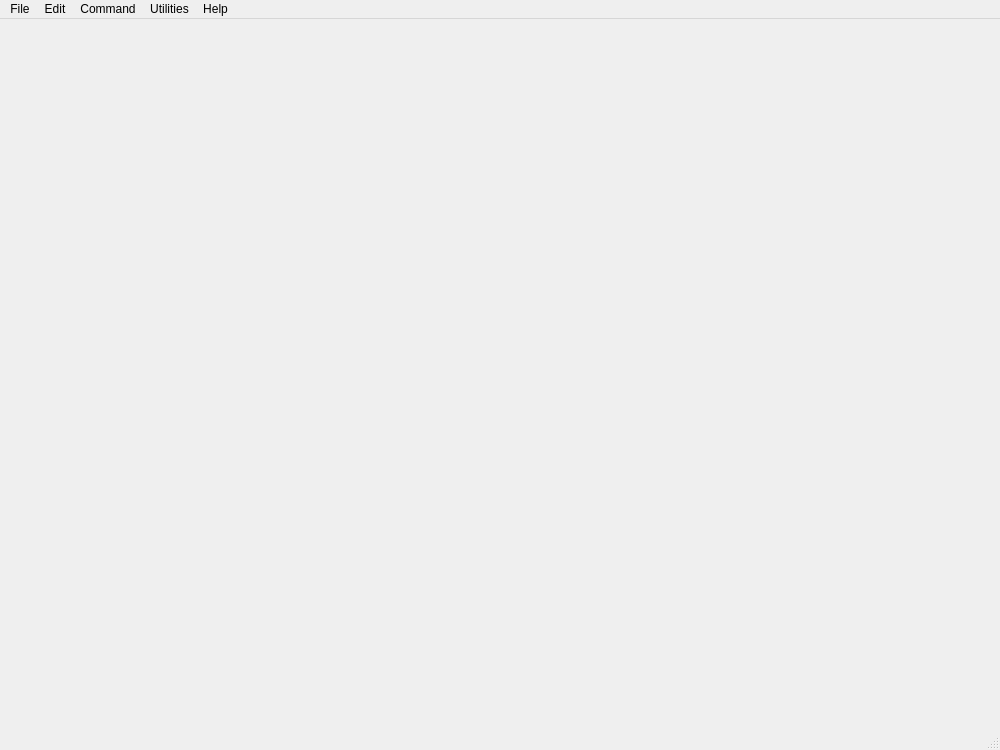
<?xml version="1.0" encoding="UTF-8"?>
<ui version="4.0">
 <class>MainWindowClass</class>
 <widget class="QMainWindow" name="MainWindowClass">
  <property name="geometry">
   <rect>
    <x>0</x>
    <y>0</y>
    <width>1000</width>
    <height>750</height>
   </rect>
  </property>
  <property name="windowTitle">
   <string>Hercules Studio</string>
  </property>
  <widget class="QWidget" name="centralwidget"/>
  <widget class="QMenuBar" name="menubar">
   <property name="geometry">
    <rect>
     <x>0</x>
     <y>0</y>
     <width>1000</width>
     <height>26</height>
    </rect>
   </property>
   <widget class="QMenu" name="menuFile">
    <property name="title">
     <string>File</string>
    </property>
    <addaction name="actionNew"/>
    <addaction name="actionOpen_configuration"/>
    <addaction name="actionEditConfig"/>
    <addaction name="separator"/>
    <addaction name="actionSave"/>
    <addaction name="actionSave_As"/>
    <addaction name="separator"/>
    <addaction name="actionExit"/>
   </widget>
   <widget class="QMenu" name="menuView">
    <property name="title">
     <string>Edit</string>
    </property>
    <addaction name="actionViewControls"/>
    <addaction name="actionViewDevices"/>
    <addaction name="actionViewCommand"/>
    <addaction name="separator"/>
    <addaction name="actionView_32_bit_General_Registers"/>
    <addaction name="actionView_32_bit_Control_Registers"/>
    <addaction name="actionView_32_bit_Floating_Point_Registers"/>
    <addaction name="actionView_32_bit_Access_Registers"/>
    <addaction name="actionView_64_bit_General_Registers"/>
    <addaction name="actionView_64_bit_Control_Registers"/>
    <addaction name="actionView_64_bit_Floating_Point_Registers"/>
    <addaction name="actionView_PSW"/>
    <addaction name="separator"/>
    <addaction name="actionDelete_messages"/>
    <addaction name="actionSave_messages"/>
    <addaction name="separator"/>
    <addaction name="actionPreferences"/>
   </widget>
   <widget class="QMenu" name="menuCommand">
    <property name="title">
     <string>Command</string>
    </property>
    <addaction name="actionPower_on"/>
    <addaction name="actionPower_off"/>
    <addaction name="actionIPL_Load"/>
    <addaction name="separator"/>
    <addaction name="actionStart"/>
    <addaction name="actionStop"/>
    <addaction name="separator"/>
    <addaction name="actionExtInterrupt"/>
    <addaction name="actionStore_status"/>
    <addaction name="actionPSW_Restart"/>
   </widget>
   <widget class="QMenu" name="menuUtilities">
    <property name="title">
     <string>Utilities</string>
    </property>
    <addaction name="actionDasdinit"/>
    <addaction name="actionDasdconv"/>
    <addaction name="actionDasdcopy"/>
    <addaction name="actionDasdload"/>
    <addaction name="actionDasdisup"/>
    <addaction name="actionDasdls"/>
    <addaction name="actionDasdcat"/>
    <addaction name="separator"/>
    <addaction name="actionTapemap"/>
    <addaction name="actionTapesplit"/>
    <addaction name="actionTapecopy"/>
    <addaction name="separator"/>
    <addaction name="actionHetinit"/>
    <addaction name="actionHetmap"/>
    <addaction name="actionHetupd"/>
    <addaction name="actionHetget"/>
   </widget>
   <widget class="QMenu" name="menuHelp">
    <property name="title">
     <string>Help</string>
    </property>
    <addaction name="actionAbout"/>
   </widget>
   <addaction name="menuFile"/>
   <addaction name="menuView"/>
   <addaction name="menuCommand"/>
   <addaction name="menuUtilities"/>
   <addaction name="menuHelp"/>
  </widget>
  <widget class="QStatusBar" name="statusbar"/>
  <action name="actionOpen_configuration">
   <property name="icon">
    <iconset resource="HercStudio.qrc">
     <normaloff>:/icons/16x16/iconOpen.png</normaloff>:/icons/16x16/iconOpen.png</iconset>
   </property>
   <property name="text">
    <string>Open configuration...</string>
   </property>
  </action>
  <action name="actionEditConfig">
   <property name="icon">
    <iconset resource="HercStudio.qrc">
     <normaloff>:/icons/16x16/iconEdit.png</normaloff>:/icons/16x16/iconEdit.png</iconset>
   </property>
   <property name="text">
    <string>Edit configuration...</string>
   </property>
  </action>
  <action name="actionExit">
   <property name="icon">
    <iconset resource="HercStudio.qrc">
     <normaloff>:/icons/16x16/iconExit.png</normaloff>:/icons/16x16/iconExit.png</iconset>
   </property>
   <property name="text">
    <string>Exit</string>
   </property>
  </action>
  <action name="actionViewControls">
   <property name="checkable">
    <bool>true</bool>
   </property>
   <property name="checked">
    <bool>true</bool>
   </property>
   <property name="icon">
    <iconset resource="HercStudio.qrc">
     <normaloff>:/icons/16x16/iconControl.png</normaloff>:/icons/16x16/iconControl.png</iconset>
   </property>
   <property name="text">
    <string>View Controls</string>
   </property>
  </action>
  <action name="actionViewDevices">
   <property name="checkable">
    <bool>true</bool>
   </property>
   <property name="checked">
    <bool>true</bool>
   </property>
   <property name="icon">
    <iconset resource="HercStudio.qrc">
     <normaloff>:/icons/yellowhigh.png</normaloff>:/icons/yellowhigh.png</iconset>
   </property>
   <property name="text">
    <string>View Devices</string>
   </property>
  </action>
  <action name="actionPreferences">
   <property name="icon">
    <iconset resource="HercStudio.qrc">
     <normaloff>:/icons/16x16/iconPreferences.png</normaloff>:/icons/16x16/iconPreferences.png</iconset>
   </property>
   <property name="text">
    <string>Preferences...</string>
   </property>
  </action>
  <action name="actionDelete_messages">
   <property name="icon">
    <iconset resource="HercStudio.qrc">
     <normaloff>:/icons/16x16/iconDeleteMessages.png</normaloff>:/icons/16x16/iconDeleteMessages.png</iconset>
   </property>
   <property name="text">
    <string>Delete messages</string>
   </property>
  </action>
  <action name="actionSave_messages">
   <property name="icon">
    <iconset resource="HercStudio.qrc">
     <normaloff>:/icons/16x16/iconSave.png</normaloff>:/icons/16x16/iconSave.png</iconset>
   </property>
   <property name="text">
    <string>Save messages</string>
   </property>
  </action>
  <action name="actionPower_on">
   <property name="icon">
    <iconset resource="HercStudio.qrc">
     <normaloff>:/icons/16x16/iconPoweron.png</normaloff>:/icons/16x16/iconPoweron.png</iconset>
   </property>
   <property name="text">
    <string>Power on</string>
   </property>
  </action>
  <action name="actionPower_off">
   <property name="icon">
    <iconset resource="HercStudio.qrc">
     <normaloff>:/icons/16x16/iconPoweroff.png</normaloff>:/icons/16x16/iconPoweroff.png</iconset>
   </property>
   <property name="text">
    <string>Power off</string>
   </property>
  </action>
  <action name="actionIPL_Load">
   <property name="icon">
    <iconset resource="HercStudio.qrc">
     <normaloff>:/icons/16x16/iconIpl.png</normaloff>:/icons/16x16/iconIpl.png</iconset>
   </property>
   <property name="text">
    <string>IPL/Load</string>
   </property>
  </action>
  <action name="actionStart">
   <property name="icon">
    <iconset resource="HercStudio.qrc">
     <normaloff>:/icons/16x16/iconStart.png</normaloff>:/icons/16x16/iconStart.png</iconset>
   </property>
   <property name="text">
    <string>Start</string>
   </property>
  </action>
  <action name="actionStop">
   <property name="icon">
    <iconset resource="HercStudio.qrc">
     <normaloff>:/icons/16x16/iconStop.png</normaloff>:/icons/16x16/iconStop.png</iconset>
   </property>
   <property name="text">
    <string>Stop</string>
   </property>
  </action>
  <action name="actionExtInterrupt">
   <property name="icon">
    <iconset resource="HercStudio.qrc">
     <normaloff>:/icons/16x16/iconInterrupt.png</normaloff>:/icons/16x16/iconInterrupt.png</iconset>
   </property>
   <property name="text">
    <string>Interrupt</string>
   </property>
  </action>
  <action name="actionStore_status">
   <property name="icon">
    <iconset resource="HercStudio.qrc">
     <normaloff>:/icons/16x16/iconStoreStatus.png</normaloff>:/icons/16x16/iconStoreStatus.png</iconset>
   </property>
   <property name="text">
    <string>Store status</string>
   </property>
  </action>
  <action name="actionPSW_Restart">
   <property name="icon">
    <iconset resource="HercStudio.qrc">
     <normaloff>:/icons/16x16/iconPswRestart.png</normaloff>:/icons/16x16/iconPswRestart.png</iconset>
   </property>
   <property name="text">
    <string>PSW Restart</string>
   </property>
  </action>
  <action name="actionDevice_Interrupt">
   <property name="text">
    <string>Device Interrupt</string>
   </property>
  </action>
  <action name="actionDisplay_Alter_storage">
   <property name="enabled">
    <bool>false</bool>
   </property>
   <property name="text">
    <string>Display/Alter storage</string>
   </property>
  </action>
  <action name="actionLoad_Reader">
   <property name="text">
    <string>Load reader</string>
   </property>
  </action>
  <action name="actionLoad_Tape">
   <property name="text">
    <string>Load tape</string>
   </property>
  </action>
  <action name="actionUnload_tape">
   <property name="text">
    <string>Unload tape</string>
   </property>
  </action>
  <action name="actionDasdinit">
   <property name="enabled">
    <bool>true</bool>
   </property>
   <property name="icon">
    <iconset resource="HercStudio.qrc">
     <normaloff>:/icons/16x16/dasdinit.png</normaloff>:/icons/16x16/dasdinit.png</iconset>
   </property>
   <property name="text">
    <string>Dasdinit...</string>
   </property>
   <property name="toolTip">
    <string>Dasdinit</string>
   </property>
  </action>
  <action name="actionDasdconv">
   <property name="enabled">
    <bool>true</bool>
   </property>
   <property name="icon">
    <iconset resource="HercStudio.qrc">
     <normaloff>:/icons/16x16/dasdconv.png</normaloff>:/icons/16x16/dasdconv.png</iconset>
   </property>
   <property name="text">
    <string>Dasdconv...</string>
   </property>
  </action>
  <action name="actionDasdcopy">
   <property name="icon">
    <iconset resource="HercStudio.qrc">
     <normaloff>:/icons/16x16/dasdcopy.png</normaloff>:/icons/16x16/dasdcopy.png</iconset>
   </property>
   <property name="text">
    <string>Dasdcopy...</string>
   </property>
  </action>
  <action name="actionDasdload">
   <property name="icon">
    <iconset resource="HercStudio.qrc">
     <normaloff>:/icons/16x16/dasdload.png</normaloff>:/icons/16x16/dasdload.png</iconset>
   </property>
   <property name="text">
    <string>Dasdload...</string>
   </property>
  </action>
  <action name="actionDasdisup">
   <property name="icon">
    <iconset resource="HercStudio.qrc">
     <normaloff>:/icons/16x16/dasdisup.png</normaloff>:/icons/16x16/dasdisup.png</iconset>
   </property>
   <property name="text">
    <string>Dasdisup...</string>
   </property>
  </action>
  <action name="actionDasdls">
   <property name="icon">
    <iconset resource="HercStudio.qrc">
     <normaloff>:/icons/16x16/dasdls.png</normaloff>:/icons/16x16/dasdls.png</iconset>
   </property>
   <property name="text">
    <string>Dasdls...</string>
   </property>
  </action>
  <action name="actionDasdcat">
   <property name="icon">
    <iconset resource="HercStudio.qrc">
     <normaloff>:/icons/16x16/dasdcat.png</normaloff>:/icons/16x16/dasdcat.png</iconset>
   </property>
   <property name="text">
    <string>Dasdcat...</string>
   </property>
  </action>
  <action name="actionDasdpdsu">
   <property name="text">
    <string>Dasdpdsu...</string>
   </property>
  </action>
  <action name="actionDmap2hrc">
   <property name="text">
    <string>Dmap2hrc...</string>
   </property>
  </action>
  <action name="actionCckdcdsk">
   <property name="text">
    <string>Cckdcdsk...</string>
   </property>
  </action>
  <action name="actionCckdcomp">
   <property name="text">
    <string>Cckdcomp...</string>
   </property>
  </action>
  <action name="actionCckdswap">
   <property name="text">
    <string>Cckdswap...</string>
   </property>
  </action>
  <action name="actionTapemap">
   <property name="text">
    <string>Tapemap...</string>
   </property>
  </action>
  <action name="actionTapesplit">
   <property name="text">
    <string>Tapesplit...</string>
   </property>
  </action>
  <action name="actionTapecopy">
   <property name="text">
    <string>Tapecopy...</string>
   </property>
  </action>
  <action name="actionHetinit">
   <property name="text">
    <string>Hetinit...</string>
   </property>
  </action>
  <action name="actionHetmap">
   <property name="text">
    <string>Hetmap...</string>
   </property>
  </action>
  <action name="actionHetupd">
   <property name="text">
    <string>Hetupd...</string>
   </property>
  </action>
  <action name="actionHetget">
   <property name="text">
    <string>Hetget...</string>
   </property>
  </action>
  <action name="actionAbout">
   <property name="icon">
    <iconset resource="HercStudio.qrc">
     <normaloff>:/icons/16x16/iconHelpAbout.png</normaloff>:/icons/16x16/iconHelpAbout.png</iconset>
   </property>
   <property name="text">
    <string>About...</string>
   </property>
  </action>
  <action name="actionViewCommand">
   <property name="checkable">
    <bool>true</bool>
   </property>
   <property name="checked">
    <bool>true</bool>
   </property>
   <property name="icon">
    <iconset resource="HercStudio.qrc">
     <normaloff>:/icons/16x16/iconCommandLine.png</normaloff>:/icons/16x16/iconCommandLine.png</iconset>
   </property>
   <property name="text">
    <string>View Command Line</string>
   </property>
  </action>
  <action name="actionNew">
   <property name="icon">
    <iconset resource="HercStudio.qrc">
     <normaloff>:/icons/16x16/iconNew.png</normaloff>:/icons/16x16/iconNew.png</iconset>
   </property>
   <property name="text">
    <string>New...</string>
   </property>
  </action>
  <action name="actionSave">
   <property name="icon">
    <iconset resource="HercStudio.qrc">
     <normaloff>:/icons/16x16/iconSave.png</normaloff>:/icons/16x16/iconSave.png</iconset>
   </property>
   <property name="text">
    <string>Save</string>
   </property>
  </action>
  <action name="actionSave_As">
   <property name="icon">
    <iconset resource="HercStudio.qrc">
     <normaloff>:/icons/16x16/iconsave-as.png</normaloff>:/icons/16x16/iconsave-as.png</iconset>
   </property>
   <property name="text">
    <string>Save As...</string>
   </property>
  </action>
  <action name="actionView_32_bit_Control_Registers">
   <property name="checkable">
    <bool>true</bool>
   </property>
   <property name="text">
    <string>View 32-bit Control Registers</string>
   </property>
  </action>
  <action name="actionView_32_bit_General_Registers">
   <property name="checkable">
    <bool>true</bool>
   </property>
   <property name="text">
    <string>View 32-bit General Registers</string>
   </property>
  </action>
  <action name="actionView_32_bit_Floating_Point_Registers">
   <property name="checkable">
    <bool>true</bool>
   </property>
   <property name="text">
    <string>View 32-bit Floating-Point Registers</string>
   </property>
  </action>
  <action name="actionView_64_bit_General_Registers">
   <property name="checkable">
    <bool>true</bool>
   </property>
   <property name="text">
    <string>View 64-bit General Registers</string>
   </property>
  </action>
  <action name="actionView_64_bit_Control_Registers">
   <property name="checkable">
    <bool>true</bool>
   </property>
   <property name="text">
    <string>View 64-bit Control Registers</string>
   </property>
  </action>
  <action name="actionView_64_bit_Floating_Point_Registers">
   <property name="checkable">
    <bool>true</bool>
   </property>
   <property name="text">
    <string>View 64-bit Floating-Point Registers</string>
   </property>
  </action>
  <action name="actionView_32_bit_Access_Registers">
   <property name="checkable">
    <bool>true</bool>
   </property>
   <property name="text">
    <string>View 32-bit Access Registers</string>
   </property>
  </action>
  <action name="actionView_PSW">
   <property name="checkable">
    <bool>true</bool>
   </property>
   <property name="text">
    <string>View PSW</string>
   </property>
  </action>
 </widget>
 <resources>
  <include location="HercStudio.qrc"/>
 </resources>
 <connections/>
</ui>
